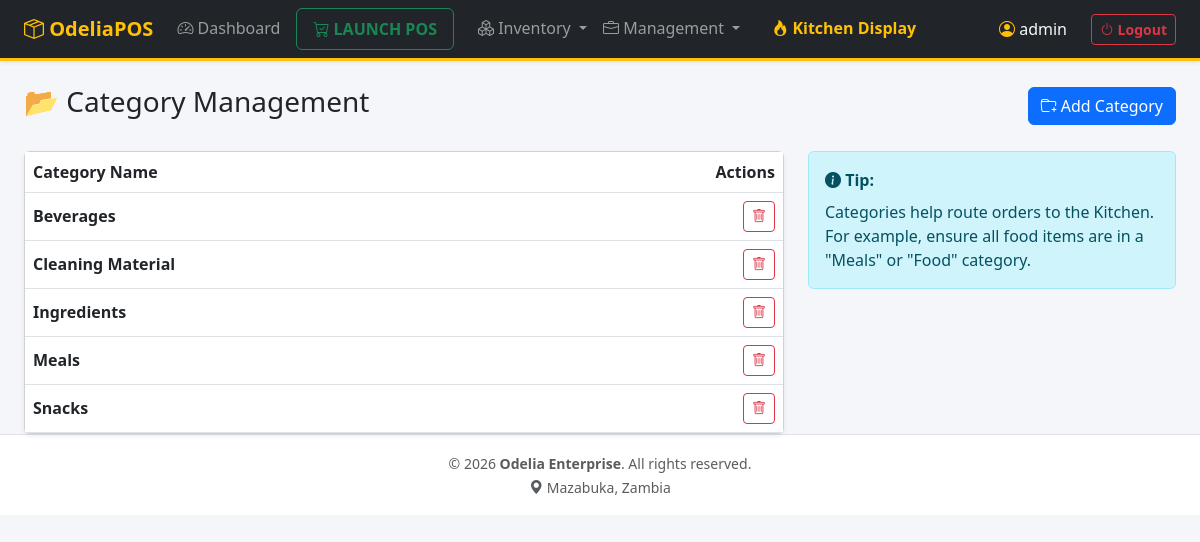
The page /index.php?page=categories (signed in) on the database its author committed.
### tables this page shows
CREATE TABLE `categories` (
  `id` int NOT NULL AUTO_INCREMENT,
  `name` varchar(50) NOT NULL,
  `description` varchar(255) DEFAULT NULL,
  `type` enum('food','drink','meal','ingredients','other') NOT NULL DEFAULT 'other',
  PRIMARY KEY (`id`),
  UNIQUE KEY `name` (`name`)
);

### src/categories.php (called while the page is built, shortened)
<?php
$categories = $pdo->query("SELECT * FROM categories ORDER BY name ASC")->fetchAll();
?>

### templates/categories.php (the view, shortened to what this page needs)
<div class="d-flex justify-content-between align-items-center mb-4">
    <h3>📂 Category Management</h3>
    <button class="btn btn-primary" data-bs-toggle="modal" data-bs-target="#catModal">
        <i class="bi bi-folder-plus"></i> Add Category
    </button>
</div>
<div class="row">
    <div class="col-md-8">
        <div class="card shadow-sm">
            <div class="card-body p-0">
                <table class="table table-hover align-middle mb-0">
                    <thead class="bg-light">
                        <tr>
                            <th>Category Name</th>
                            <th class="text-end">Actions</th>
                        </tr>
                    </thead>
                    <tbody>
                        <?php foreach ($categories as $c): ?>
                        <tr>
                            <td class="fw-bold"><?= htmlspecialchars($c['name']) ?></td>
                            <td class="text-end">
                                <form method="POST" action="index.php?page=categories" class="d-inline" onsubmit="return confirm('Delete <?= $c['name'] ?>?');">
                                    <button class="btn btn-outline-danger btn-sm"><i class="bi bi-trash"></i></button>
                                </form>
                            </td>
                        </tr>
                        <?php endforeach; ?>
                    </tbody>
                </table>
            </div>
        </div>
    </div>
    <div class="col-md-4">
        <div class="alert alert-info">
            <i class="bi bi-info-circle-fill"></i> <strong>Tip:</strong>
            <p class="mb-0 mt-2">Categories help route orders to the Kitchen. For example, ensure all food items are in a "Meals" or "Food" category.</p>
        </div>
    </div>
</div>

### templates/header.php (style rules this page uses)
body { background-color: #f4f6f9; }

### rows shown on the page
categories: name "Beverages"
categories: name "Cleaning Material"
categories: name "Ingredients"
categories: name "Meals"
categories: name "Snacks"

### other values the page prints
$_SESSION['username'] "admin"
